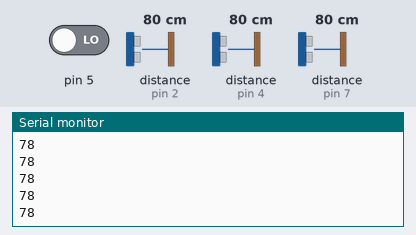
Bench run of a sketch on a simulated Arduino Leonardo, built with avr-gcc and run on an emulated ATmega32U4. On the bench: the last lines printed to the serial monitor. Wiring (inferred from the names in the program): 3 × ultrasonic range finder: trigger pin 3, echo pin 2 / trigger pin 6, echo pin 4 / trigger pin 8, echo pin 7. Inputs (shaded band) come from the test bench; at power-on: distance to the obstacle (sensors on pin 2, pin 7, pin 4) 80 cm, pin 5 LOW. The echo pulse lasts 58.3 µs per cm; USB keyboard and mouse output is not drawn.

Above: at 1.2 s.
1.3 s: distance to the obstacle (sensor on pin 2) set to 2 cm
At 1.8 s:
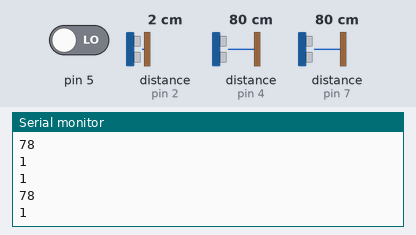
2.8 s: distance to the obstacle (sensor on pin 7) set to 4 cm
At 3.7 s:
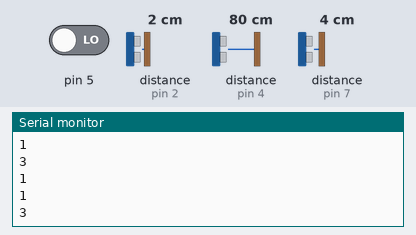
4.3 s: pin 5 driven HIGH
At 4.9 s:
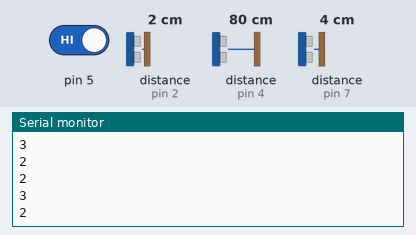
5.8 s: distance to the obstacle (sensor on pin 2) set to 9 cm
At 6.27 s:
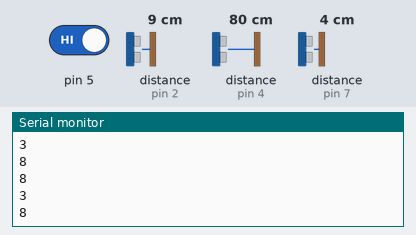
7.3 s: distance to the obstacle (sensor on pin 7) set to 18 cm
At 7.78 s:
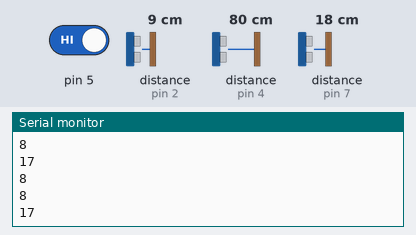
Timing chart, 0 to 9.8 s (numbered marks = the images above; inputs shaded):
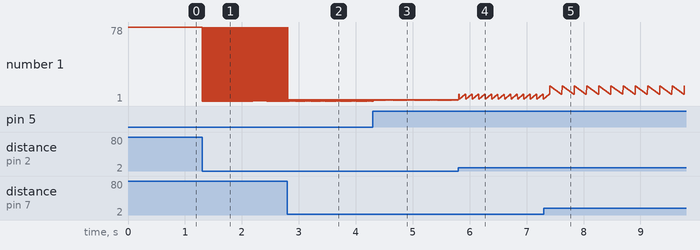

The sketch:

distanceKeyboard.ino
```cpp
#include<Keyboard.h>

#define trigPin1 3
#define echoPin1 2

#define trigPin2 6
#define echoPin2 4

#define trigPin3 8
#define echoPin3 7

long duration1,duration2,duration3;
int x,y,z;

int a = 5;
int b = 10;
int c = 15;
int d = 20;
int e = 30;
int f = 40;

void setup() {

  Keyboard.begin();
  Serial.begin(9600);
  pinMode(trigPin1 ,OUTPUT);
  pinMode(echoPin1, INPUT);
  pinMode(trigPin2 ,OUTPUT);
  pinMode(echoPin2, INPUT);
  pinMode(trigPin3 ,OUTPUT);
  pinMode(echoPin3, INPUT);
  pinMode(5,INPUT);
  Serial.begin(9600);
}

void loop() {

   distance1();
   delay(2);
   distance2();
   delay(2);
   distance3();

   if(digitalRead(5) == HIGH){

    //sensor 1
     if(x>=a&& x<=b){
      Press('Q');
     }
     if(x>b && x<=c){
      Press('W');
     }
     if(x>c && x<=d){
      Press('E');
     }
     if(x>d && x<=e){
      Press('R');
     }
     if(x>e && x<=f){
      Press('T');
     }

     //sensor 2
     if(y>=a && y<=b){
      Press('Y');
     }
     if(y>b && y<=c){
      Press('U');
     }
     if(y>c && y<=d){
      Press('I');
     }
     if(y>d && y<=e){
      Press('O');
     }
     if(y>e && y<=f){
      Press('P');
     }

     //sensor 3
     if(z>=a && z<=b){
      Press('A');
     }
     if(z>b && z<=c){
      Press('S');
     }
     if(z>c && z<=d){
      Press('D');
     }
     if(z>d && z<=e){
      Press('F');
     }
     if(z>e && z<=f){
      Press('G');
     }

     else
      Keyboard.releaseAll();
   }
   delay(2);

}// end of loop

void distance1(){
 digitalWrite(trigPin1, LOW);
 delayMicroseconds(2);

 digitalWrite(trigPin1, HIGH);
 delayMicroseconds(10);
 digitalWrite(trigPin1, LOW);

 duration1 = pulseIn(echoPin1, HIGH);
 x= duration1*0.034/2;
 if(x>=120) x=120;
 Serial.println(x);
}

void distance2(){

 digitalWrite(trigPin2, LOW);
 delayMicroseconds(2);

 digitalWrite(trigPin2, HIGH);
 delayMicroseconds(10);
 digitalWrite(trigPin2, LOW);

 duration2 = pulseIn(echoPin2, HIGH);
 y= duration2*0.034/2;
 if(y>=120) y=120;
 Serial.println(x);
}

void distance3(){

 digitalWrite(trigPin3, LOW);
 delayMicroseconds(2);

 digitalWrite(trigPin3, HIGH);
 delayMicroseconds(10);
 digitalWrite(trigPin3, LOW);

 duration3 = pulseIn(echoPin3, HIGH);
 z= duration3*0.034/2;
 if(z>=120) z=120;
 Serial.println(z);
}

void Press(char letter){

  Keyboard.press(letter);
  delay(100);
  Keyboard.releaseAll();

}
```

Measured:
- after the input at 1.3 s, the serial monitor: prints a new line at once (image 1)
- after the input at 2.8 s, the serial monitor: prints a new line at once (image 2)
- after the input at 4.3 s, the serial monitor: prints a new line at once (image 3)
- after the input at 5.8 s, the serial monitor: prints a new line at once (image 4)
- after the input at 7.3 s, the serial monitor: prints a new line after 0.11 s (image 5)
- plotted number 1: 78 → 1 after the input at 1.3 s, 1 → 2 after the input at 4.3 s, 3 → 17 after the input at 7.3 s
